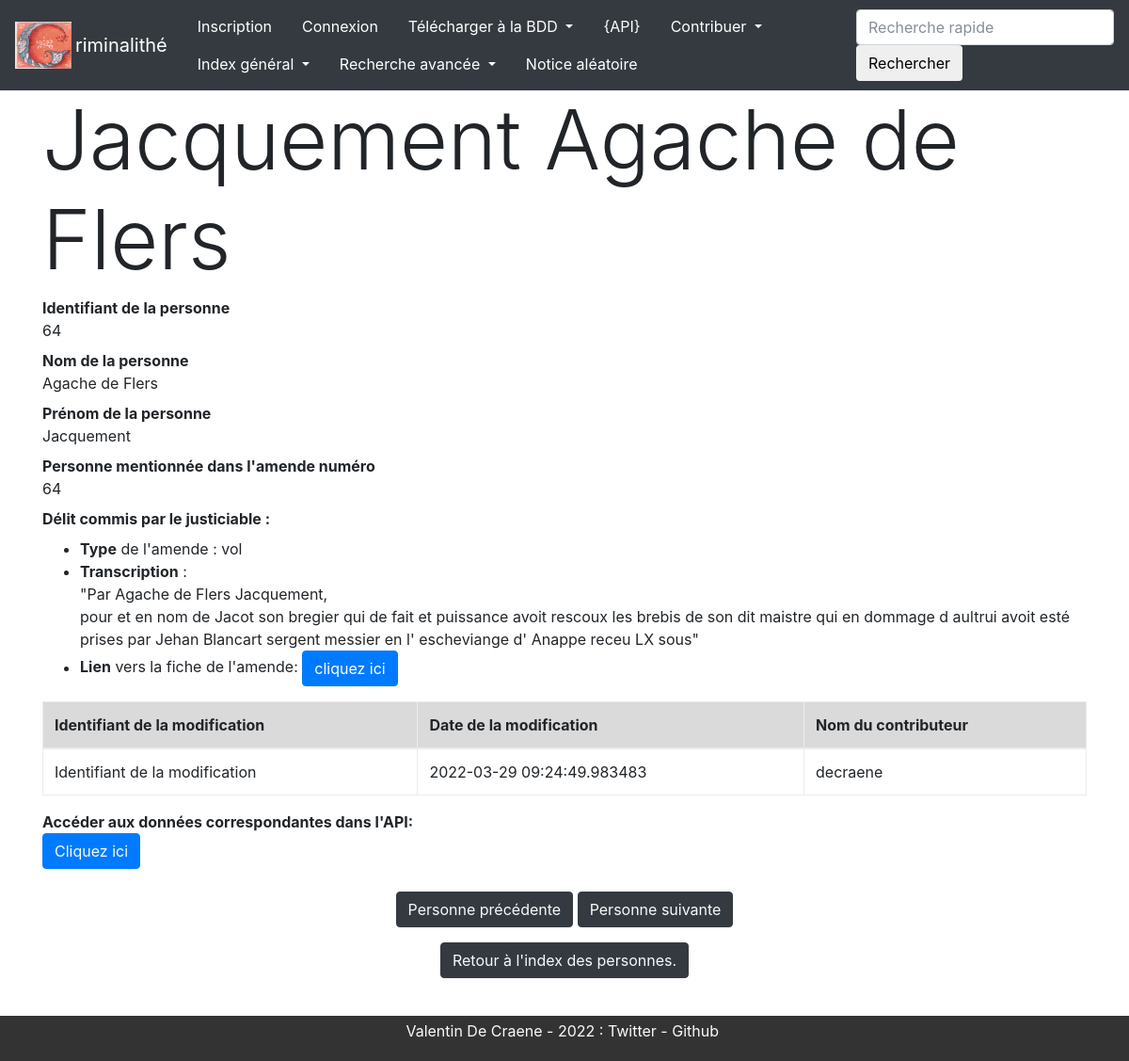
/personne/64, run on the app's committed database.
### Criminalithe/app/modeles/donnees.py (models this page shows, shortened)
class Personnes(db.Model):
    personnes_id = db.Column(db.Integer, primary_key=True, unique=True, nullable=False, autoincrement=True)
    personnes_amendes_id = db.Column(db.Integer, db.ForeignKey("amendes.amendes_personnes_id"))
    personnes_nom = db.Column(db.Text)
    personnes_prenom = db.Column(db.Text)
    authorships = db.relationship("Authorship", back_populates="personne")
    amendes = db.relationship("Amendes", backref="amendes", foreign_keys="Amendes.amendes_personnes_id")

class Amendes(db.Model):
    amendes_id = db.Column(db.Integer, primary_key=True, unique=True, nullable=False, autoincrement=True)
    amendes_source_id = db.Column(db.Integer, db.ForeignKey("source.source_id"))
    amendes_montant = db.Column(db.Integer)
    amendes_type = db.Column(db.Text)
    amendes_franche_verite = db.Column(db.Text)
    amendes_transcription = db.Column(db.Text)
    amendes_personnes_id = db.Column(db.Integer, db.ForeignKey("personnes.personnes_amendes_id"))
    authorships = db.relationship("Authorship", back_populates="amende")
    justiciable = db.relationship("Personnes", foreign_keys="Personnes.personnes_amendes_id", backref="justiciable")
    source = db.relationship("Source", back_populates="amendes")

class Authorship(db.Model):
    __tablename__ = "authorship"
    authorship_id = db.Column(db.Integer, nullable=True, autoincrement=True, primary_key=True)
    authorship_amendes_id = db.Column(db.Integer, db.ForeignKey("amendes.amendes_id"))
    authorship_user_id = db.Column(db.Integer, db.ForeignKey("user.user_id"))
    authorship_date = db.Column(db.DateTime, default=datetime.datetime.utcnow)
    authorship_personnes_id = db.Column(db.Integer, db.ForeignKey("personnes.personnes_id"))
    authorship_source_id = db.Column(db.Integer, db.ForeignKey("source.source_id"))
    user = db.relationship("User", back_populates="authorships")
    amende = db.relationship("Amendes", back_populates="authorships")
    personne = db.relationship("Personnes", back_populates="authorships")
    source = db.relationship("Source", back_populates="authorships")

### Criminalithe/app/modeles/utilisateurs.py (models this page shows, shortened)
class User(UserMixin, db.Model):
    user_id = db.Column(db.Integer, primary_key=True)
    user_nom = db.Column(db.Text)
    user_login = db.Column(db.Text)
    user_email = db.Column(db.Text)
    user_password = db.Column(db.Text)
    authorships = db.relationship("Authorship", back_populates="user")

### Criminalithe/app/routes/generic.py (the view)
@app.route("/personne/<int:personnes_id>")
def personne(personnes_id):
    personne_unique = Personnes.query.filter(Personnes.personnes_id == personnes_id).first()
    return render_template("pages/personne.html", personne=personne_unique)

### Criminalithe/app/templates/pages/personne.html (shortened to what this page needs)
{% extends "conteneur.html" %}
{% block corps %}
<h1 class="display-2">{{personne.personnes_prenom}} {{personne.personnes_nom}}</h1>
<dl>
    <dt>Identifiant de la personne</dt><dd>{{personne.personnes_id}}</dd>
    <dt>Nom de la personne</dt><dd>{{personne.personnes_nom}}</dd>
    <dt>Prénom de la personne</dt><dd>{{personne.personnes_prenom}}</dd>
    <dt>Personne mentionnée dans l'amende numéro </dt><dd>{{personne.personnes_amendes_id}}</dd>
    <dt> Délit commis par le justiciable : </dt><dd>
    {% for amendes in personne.amendes %}
    <dd>
        <ul>
        <li> <b>Type</b> de l'amende : {{amendes.amendes_type}}</li>
        <li> <b>Transcription</b> : <br/>"Par {{personne.personnes_nom}} {{personne.personnes_prenom}}, <br/> {{amendes.amendes_transcription}}"</li>
        <li> <b>Lien</b> vers la fiche de l'amende: <a class="btn btn-primary stretched-link" href="{{url_for("amende", amendes_id=amendes.amendes_id)}}">cliquez ici</a></li>
    {% endfor %}
        </ul>
    </dd>
</dl>
    {% if personne.authorships %}
    <table class="table table-bordered">
                    <thead>
                      <tr class="table-active">
                        <th scope="col">Identifiant de la modification</th>
                        <th scope="col">Date de la modification</th>
                        <th scope="col">Nom du contributeur</th>
                    </thead>
                    <tbody>
                    {% for modification in personne.authorships %}
                      <tr>
                        <td>Identifiant de la modification</td>
                        <td>{{modification.authorship_date}}</td>
                        <td>{{modification.user.user_nom}}</td>
                      </tr>
                    {% endfor %}
                    </tbody>
                  </table>
    {%endif%}
    <p>
        <dl>
<dt> Accéder aux données correspondantes dans l'API:</dt>
            <dd><button type="button" class="btn btn-primary">
                <a class="text-light" href="{{url_for("api_personnes", personnes_id=personne.personnes_id)}}">Cliquez ici</a>
            </button></dd>
    </p>
<div class="navbar navbar-dark">
        {% if personne.personnes_id == 1 %}
<p class="col-md-12 text-center">
        <button type="button" class="btn btn-dark">
        <a class="text-light" href="{{url_for('personne', personnes_id=personne.personnes_id+1)}}"> Personne suivante</a>
    </button>
</p>
{% elif personne.personnes_id == 101 %}
<p class="col-md-12 text-center">
    <button type="button" class="btn btn-dark">
        <a class="text-light" href="{{url_for('personne', personnes_id=personne.personnes_id-1)}}"> Personne précédante</a>
    </button>
</p>
    {% else %}
<p class="col-md-12 text-center">
    <button type="button" class="btn btn-dark">
        <a class="text-light" href="{{url_for('personne', personnes_id=personne.personnes_id-1)}}"> Personne précédente</a>
    </button>
    <button type="button" class="btn btn-dark">
        <a class="text-light" href="{{url_for('personne', personnes_id=personne.personnes_id+1)}}"> Personne suivante</a>
    </button>
</p>
    {% endif %}
<p class="col-md-12 text-center">
<button type="button" class="btn btn-dark">
    <a class="text-light" href="{{url_for('index_personnes')}}">Retour à l'index des personnes.</a></li>
</button>
</p>
</div>
{% endblock %}

### data on the page
Personnes: personnes_prenom "Jacquement", personnes_nom "Agache de Flers", personnes_id "64", personnes_amendes_id "64"
Amendes: amendes_type "vol", amendes_transcription "pour et en nom de Jacot son bregier qui de fait et puissance avoit rescoux les brebis de son dit maistre qui en dommage d aultrui avoit esté prises par Jehan Blancart sergent messier en l' escheviange d' Anappe receu LX sous"
Authorship: authorship_date "2022-03-29 09:24:49.983483", user.user_nom "decraene"
